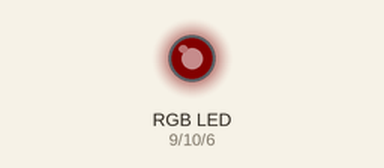
A sketch run on a simulated Arduino Uno, built with avr-gcc and run on an emulated ATmega328P. On the bench: an RGB LED mixed from three pins (HIGH = lit). Dim RGB values are drawn brighter than linear.

Above: at 0.05 s.
At 0.8 s:
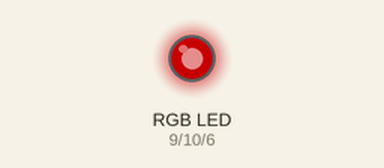
At 1.55 s:
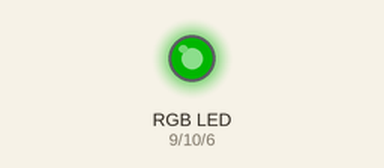
At 2.0 s:
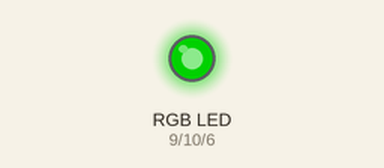
At 2.45 s:
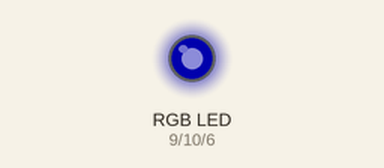
At 3.05 s:
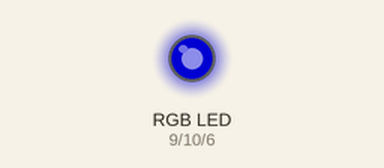
Timing chart, 0 to 7.1 s (numbered marks = the images above):
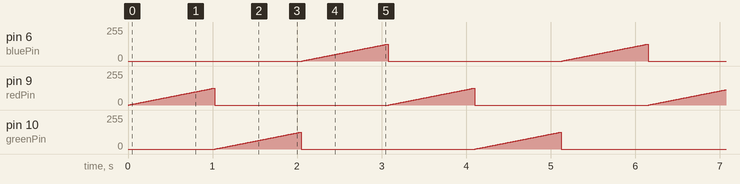

The sketch:

RGB.ino
```cpp
// Demo PWMing a Velleman VMA 318 RGB LED.

const int bluePin = 6;
const int redPin = 9;
const int greenPin = 10;

void setup() {
  pinMode(bluePin, OUTPUT);
  pinMode(redPin, OUTPUT);
  pinMode(greenPin, OUTPUT);
}

void loop() {

  analogWrite(greenPin, 0);
  analogWrite(bluePin, 0);

  // analogWrite() assumes an 8-bit value. I'm only using half of the range
  // here, since the brightness seems to saturate at high values.
  for (int i = 0; i <= 127; i++) {
    analogWrite(redPin, i);
    delay(8);
  }

  analogWrite(redPin, 0);
  analogWrite(bluePin, 0);

  for (int i = 0; i <= 127; i++) {
    analogWrite(greenPin, i);
    delay(8);
  }

  analogWrite(redPin, 0);
  analogWrite(greenPin, 0);

  for (int i = 0; i <= 127; i++) {
    analogWrite(bluePin, i);
    delay(8);
  }
}
```

Measured:
- by itself, pin 6 (bluePin), pin 9 (redPin), pin 10 (greenPin): ramps from 0/255 to 127/255 and jumps back, once every 3.1 s
